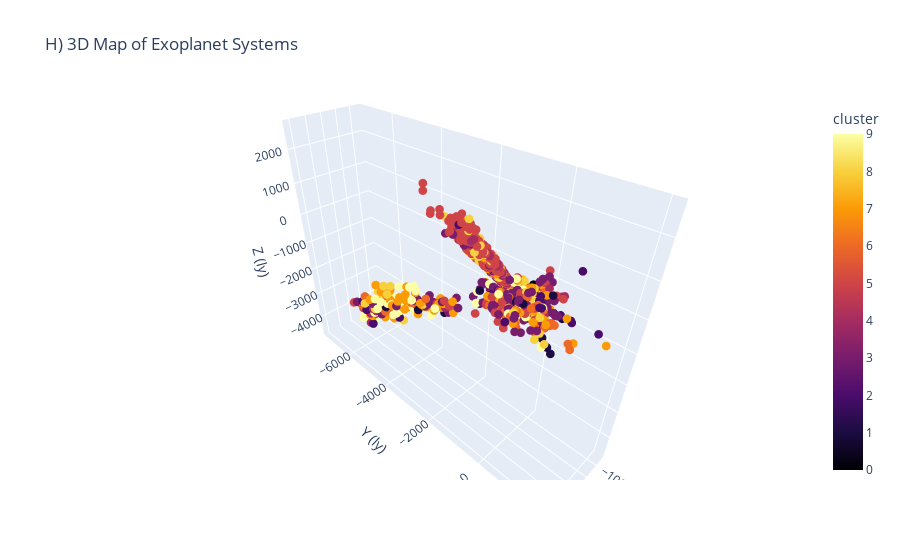

Source (notebook cell):
### Markdown cell above
## G) 3D Map of distribution of exoplanets(multivariative)

### Code cell
# H)  3D Map of distribution of exoplanets
import os
os.environ["OMP_NUM_THREADS"] = "1"  

import pandas as pd
import numpy as np
from sklearn.cluster import KMeans
from sklearn.preprocessing import StandardScaler
import pandas as pd            
import numpy as np              
import plotly.express as px      
from astropy.coordinates import SkyCoord  
import astropy.units as u  
import plotly.graph_objects as go

df = df.dropna(subset=['ra', 'dec', 'sy_dist'])

discovery_year = df['disc_year'].value_counts().sort_index()
year_df = discovery_year.reset_index()
year_df.columns = ['year', 'count']

X = StandardScaler().fit_transform(year_df[['count']])
kmeans = KMeans(n_clusters=10, random_state=42)
year_df['cluster'] = kmeans.fit_predict(X)

cluster_order = (year_df.groupby('cluster')['year'].min().sort_values().index)

#year_to_cluster = dict(zip(year_df['year'], year_df['cluster']))
sorted_cluster_map = {old: new for new, old in enumerate(cluster_order)}
year_df['cluster'] = year_df['cluster'].map(sorted_cluster_map)
df['cluster'] = df['disc_year'].map(dict(zip(year_df['year'], year_df['cluster'])))

ra_rad = np.deg2rad(df['ra'])
dec_rad = np.deg2rad(df['dec'])
r = df['sy_dist']  


df['x'] = r * np.cos(dec_rad) * np.cos(ra_rad)
df['y'] = r * np.cos(dec_rad) * np.sin(ra_rad)
df['z'] = r * np.sin(dec_rad)

# Plot using Plotly
fig = px.scatter_3d(df, x='x', y='y', z='z',
                    hover_name = 'pl_name' if 'pl_name' in df.columns else None,
                    color= 'cluster',  # Color by distance
                    color_continuous_scale = 'inferno',
                    title='\nH) 3D Map of Exoplanet Systems',
                    labels={'x': 'X (ly)', 'y': 'Y (ly)', 'z': 'Z (ly)'})

fig.update_traces(marker=dict(size=3))
fig.update_layout(scene_aspectmode='data')
fig.show()


ranges = (
    year_df.groupby('cluster').agg(min_year=('year', 'min'), max_year=('year', 'max'), no_of_years=('year', 'count'))
    .sort_values('min_year').reset_index()
)

cluster_counts = df['cluster'].value_counts().rename_axis('cluster').reset_index(name='count')

# Merge counts into ranges on 'cluster'
ranges = ranges.merge(cluster_counts, on='cluster', how='left')

#print(ranges)

print("The cluster ranges of each of the 10 clusters are:\n\n", ranges)


print("""\n\nINTERPRETATION :- Eventhough the clusters are spread out, there is a small correlation between the direction and the discovery year from 
the 3D plot. The exoplanets at northern sky from earth are mostly in cluster 5 indicate most of them where discovered in 2016. The exoplantes at 
southeren sky are mostly clustred in 6 to 9 indicates the most of the exoplantes at that position were discovered after 2018""")
                                                                           
## You can color by: Spectral type,Planet count,Detection method.

### Figure 1 — Plotly figure (JSON) as saved in the notebook; plotly's stock layout.template omitted (floating-point values rounded to 4 significant figures; data arrays with more than 128 entries replaced by an {"elided": "..."} marker saying what was removed)
{"data": [{"hovertemplate": "<b>%{hovertext}</b><br><br>X (ly)=%{x}<br>Y (ly)=%{y}<br>Z (ly)=%{z}<br>cluster=%{marker.color}<extra></extra>", "hovertext": {"elided": "5470 str values"}, "legendgroup": "", "marker": {"color": {"elided": "5470 int values"}, "coloraxis": "coloraxis", "size": 3, "symbol": "circle"}, "mode": "markers", "name": "", "scene": "scene", "showlegend": false, "type": "scatter3d", "x": {"elided": "5470 float values"}, "y": {"elided": "5470 float values"}, "z": {"elided": "5470 float values"}}], "layout": {"autosize": true, "coloraxis": {"colorbar": {"title": {"text": "cluster"}}, "colorscale": [[0, "#000004"], [0.1111, "#1b0c41"], [0.2222, "#4a0c6b"], [0.3333, "#781c6d"], [0.4444, "#a52c60"], [0.5556, "#cf4446"], [0.6667, "#ed6925"], [0.7778, "#fb9b06"], [0.8889, "#f7d13d"], [1, "#fcffa4"]]}, "legend": {"tracegroupgap": 0}, "scene": {"aspectmode": "data", "aspectratio": {"x": 0.4465, "y": 1.697, "z": 1.32}, "domain": {"x": [0, 1], "y": [0, 1]}, "xaxis": {"title": {"text": "X (ly)"}, "type": "linear"}, "yaxis": {"title": {"text": "Y (ly)"}, "type": "linear"}, "zaxis": {"title": {"text": "Z (ly)"}, "type": "linear"}}, "title": {"text": "\nH) 3D Map of Exoplanet Systems"}}}
